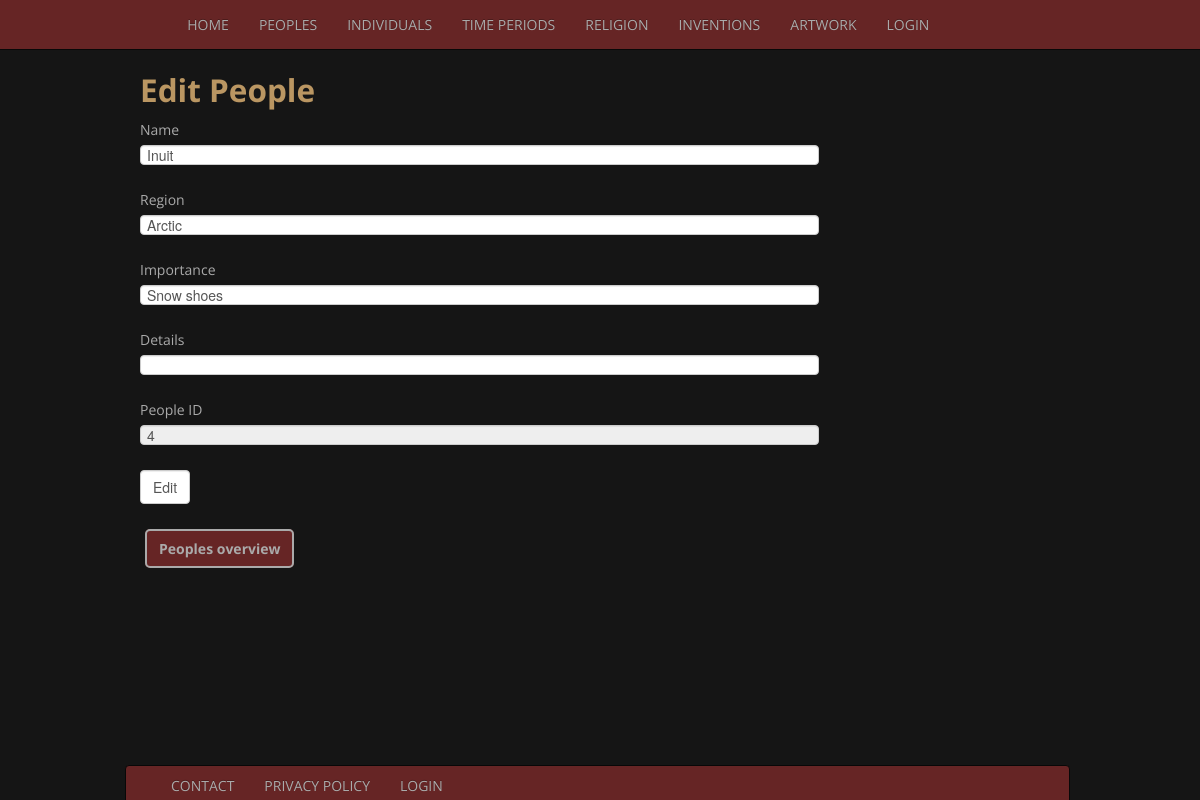
The page /edit_volk.php?edit_id=4 on the database its author committed.
### tables this page shows
CREATE TABLE `volk` (
  `id` int(11) NOT NULL,
  `volk_naam` varchar(255) NOT NULL,
  `regio` varchar(255) NOT NULL,
  `bijdrage` varchar(255) NOT NULL,
  `volk_detail` varchar(5000) NOT NULL
);

### edit_volk.php (the view, shortened to what this page needs)
<?php include 'includes/header.php' ?>
<?php include 'includes/nav.php' ?>
<?php
if(isset($_GET['edit_id']) && !empty($_GET['edit_id'])){
	$id = $_GET['edit_id'];
	require("connectie.php");
	$stmt = $db->prepare("SELECT * FROM volk WHERE id=:sid");
	$stmt->bindParam(":sid",$id);
	$stmt->execute();
	$result = $stmt->fetch();
	extract($result);
}
?>
<div class="container">
    <div class="row">
		<form role="form" class="col-md-9 go-right" action="edit_volk.php" method="post">
			<h2>Edit People</h2>
		<div class="form-group">
			<label for="volk_naam">Name</label>
			<input id="volk_naam" name="volk_naam" type="text" class="form-control" required value="<?php echo $volk_naam; ?>">
		</div>
		<div class="form-group">
			<label for="regio">Region</label>
			<input id="regio" name="regio" type="text" class="form-control" required value="<?php echo $regio; ?>">
		</div>
    <div class="form-group">
			<label for="bijdrage">Importance</label>
			<input id="bijdrage" name="bijdrage" type="text" class="form-control" required value="<?php echo $bijdrage; ?>">
		</div>
		<div class="form-group">
			<label for="volk_detail">Details</label>
			<input id="volk_detail" name="volk_detail" type="text" class="form-control" required value="<?php echo $volk_detail; ?>">
		</div>
		<div class="form-group">
			<label for="id">People ID</label>
			<input id="id" name="id" type="text" class="form-control" required  readonly value="<?php echo $id; ?>">
		</div>
		<div class="form-group">
			<input id="edit" name="edit" type="submit" class="form-control" value="Edit">
		</div>
		</form>
	</div>
	<a class="button" href="volk.php">Peoples overview</a>
</div>
<?php require_once("includes/footer.php"); ?>

### css/main.css (style rules this page uses)
* { color: #aaa; font-family: 'Open Sans', sans-serif; }
body { padding-top: 5%; background-color: #151515; }
h1, h2, h3, h4, h5, h6, h7 { color: #ba9662; }
.button { background-color: #662525; color: #aaa; padding-left: 12px; padding-right: 12px; padding-top: 8px; padding-bottom: 8px; border: 2px solid #aaa; border-radius: 5px; font-weight: bolder; }

### rows shown on the page
volk: volk_naam "Inuit", regio "Arctic", bijdrage "Snow shoes", id "4"

### other values the page prints
$display "HOME"
$display "PEOPLES"
$display "INDIVIDUALS"
$display "TIME PERIODS"
$display "RELIGION"
$display "INVENTIONS"
$display "ARTWORK"
$display "LOGIN"
$display "CONTACT"
$display "PRIVACY POLICY"
